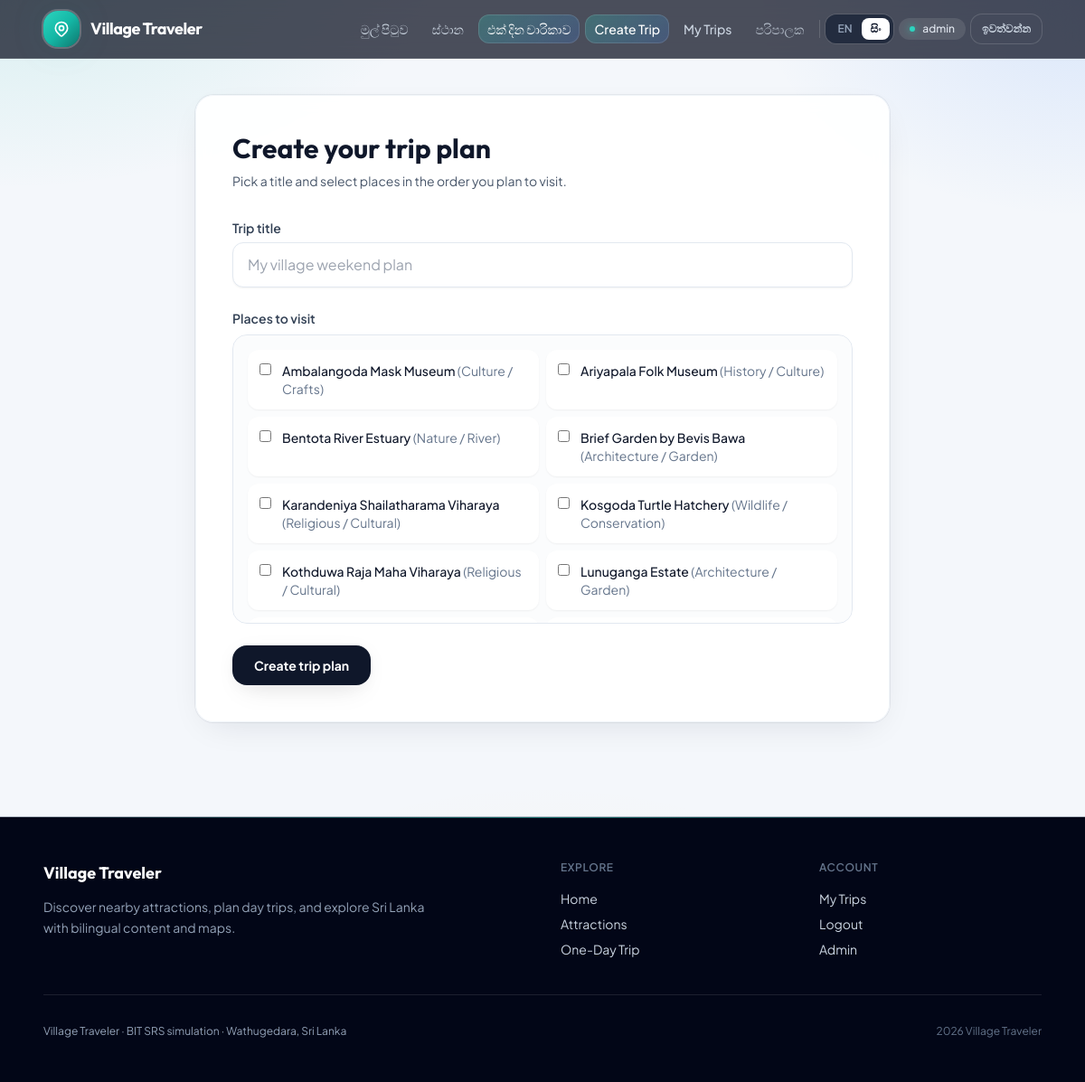
Page /trip-create.php?lang=si (signed in) on the committed database.
### tables this page shows
CREATE TABLE IF NOT EXISTS attractions (
    id INT AUTO_INCREMENT PRIMARY KEY,
    category VARCHAR(80) NOT NULL,
    name_en VARCHAR(150) NOT NULL,
    name_si VARCHAR(200) NOT NULL,
    short_en VARCHAR(255) NOT NULL,
    short_si VARCHAR(255) NOT NULL,
    description_en TEXT NOT NULL,
    description_si TEXT NOT NULL,
    open_hours VARCHAR(80) DEFAULT '08:00 - 18:00',
    entry_fee_lkr DECIMAL(10,2) DEFAULT 0,
    latitude DECIMAL(10,7) NOT NULL,
    longitude DECIMAL(10,7) NOT NULL,
    image_url VARCHAR(255) DEFAULT NULL,
    is_active TINYINT(1) DEFAULT 1,
    created_at TIMESTAMP DEFAULT CURRENT_TIMESTAMP,
    updated_at TIMESTAMP DEFAULT CURRENT_TIMESTAMP ON UPDATE CURRENT_TIMESTAMP
);

### includes/functions.php (called while the page is built, shortened)
<?php
function esc(string $value): string
{
    return htmlspecialchars($value, ENT_QUOTES, 'UTF-8');
}

### config/database.php (called while the page is built, shortened)
<?php
function db(): PDO
{
    static $pdo = null;
    $dsn = 'mysql:host=' . DB_HOST . ';port=' . (string) DB_PORT . ';dbname=' . DB_NAME . ';charset=utf8mb4';
    try {
        $pdo = new PDO($dsn, DB_USER, DB_PASS, [
            PDO::ATTR_ERRMODE => PDO::ERRMODE_EXCEPTION,
            PDO::ATTR_DEFAULT_FETCH_MODE => PDO::FETCH_ASSOC,
        ]);
    } catch (PDOException $e) {
        error_log('Village Traveler DB connection failed: ' . $e->getMessage());
        if (!headers_sent()) {
            http_response_code(503);
            header('Content-Type: text/html; charset=UTF-8');
        }
        echo '<!DOCTYPE html><html><head><meta charset="UTF-8"><title>Database error</title></head><body style="font-family:sans-serif;max-width:36rem;margin:2rem auto;padding:1rem;">'
            . '<h1>Database connection failed</h1>'
            . '<p>The site could not connect to MySQL. Common causes:</p>'
            . '<ul><li><strong>Local XAMPP:</strong> Apache/MySQL running? Port in <code>config/config.php</code> matches MySQL (often <code>3306</code>, not <code>3307</code>)?</li>'
            . '<li><strong>InfinityFree:</strong> Database name, user, and password match the control panel? SQL imported?</li>'
            . '<li><strong>Wrong environment:</strong> Local / LAN (<code>localhost</code>, <code>127.0.0.1</code>, <code>192.168.x.x</code>) uses XAMPP MySQL; your <strong>public</strong> InfinityFree URL uses remote MySQL.</li>'
            . '<li><strong>Error 1044 / Access denied … 192.168.%:</strong> You were using InfinityFree DB credentials from a LAN IP. Use <code>http://localhost/...</code> for local dev, or open the live site URL from InfinityFree.</li></ul>'
            . '<p><small>Server message (for logs): ' . htmlspecialchars($e->getMessage(), ENT_QUOTES, 'UTF-8') . '</small></p>'
            . '</body></html>';
        exit;
    }
    return $pdo;
}

### trip-create.php (the view, shortened to what this page needs)
<?php
require_once __DIR__ . '/config/database.php';
require_once __DIR__ . '/includes/functions.php';
$planTitle = '';
$stmt = db()->query('SELECT id, name_en, category FROM attractions WHERE is_active = 1 ORDER BY name_en ASC');
$attractions = $stmt->fetchAll();
require_once __DIR__ . '/includes/header.php';
?>
<section class="surface-card mx-auto max-w-3xl border border-slate-100 p-6 md:p-10">
    <h1 class="font-display text-2xl font-bold text-slate-900 md:text-3xl">Create your trip plan</h1>
    <p class="mt-2 text-sm text-slate-600">Pick a title and select places in the order you plan to visit.</p>
    <form method="post" class="mt-8 space-y-6">
        <div>
            <label class="mb-1.5 block text-sm font-semibold text-slate-700">Trip title</label>
            <input type="text" name="title" value="<?= esc($planTitle) ?>" required class="w-full rounded-xl border border-slate-200 bg-white px-4 py-3 text-slate-900 shadow-sm" placeholder="My village weekend plan">
        </div>
        <div>
            <label class="mb-2 block text-sm font-semibold text-slate-700">Places to visit</label>
            <div class="grid max-h-80 gap-2 overflow-auto rounded-2xl border border-slate-200 bg-slate-50/50 p-4 md:grid-cols-2">
                <?php foreach ($attractions as $place): ?>
                    <label class="flex cursor-pointer items-start gap-3 rounded-xl border border-transparent bg-white p-3 text-sm shadow-sm transition hover:border-village-200 hover:shadow-soft">
                        <input type="checkbox" name="attraction_ids[]" value="<?= (int) $place['id'] ?>" class="mt-0.5">
                        <span><span class="font-medium text-slate-900"><?= esc((string) $place['name_en']) ?></span> <span class="text-slate-500">(<?= esc((string) $place['category']) ?>)</span></span>
                    </label>
                <?php endforeach; ?>
            </div>
        </div>
        <button type="submit" class="inline-flex rounded-2xl bg-slate-900 px-6 py-3 text-sm font-bold text-white shadow-soft transition hover:bg-slate-800">Create trip plan</button>
    </form>
</section>
<?php require_once __DIR__ . '/includes/footer.php'; ?>

### assets/css/app.css (style rules this page uses)
.bg-page-mesh { background-color: #f4f7fb; background-image: radial-gradient(ellipse 80% 50% at 0% -10%, rgba(20, 184, 166, 0.18), transparent 55%), radial-gradient(ellipse 60% 40% at 100% 0%, rgba(59, 130, 246, 0.14), transparent 50%), radial-gradient(ellipse 70% 50% at 50% 100%, rgba(251, 191, 36, 0.1), transparent 55%); background-attachment: fixed; }
.surface-card { border-radius: 1.25rem; background: rgba(255, 255, 255, 0.92); box-shadow: 0 0 0 1px rgba(15, 23, 42, 0.06), 0 12px 40px -16px rgba(15, 23, 42, 0.14); backdrop-filter: blur(8px); }
input[type="text"], input[type="email"], input[type="password"] { transition: border-color 0.15s ease, box-shadow 0.15s ease; }
input[type="checkbox"] { border-radius: 0.25rem; border-color: rgb(203 213 225); accent-color: rgb(13 148 136); }

### rows in the picture
attractions: name_en "Ambalangoda Mask Museum", category "Culture / Crafts"
attractions: name_en "Ariyapala Folk Museum", category "History / Culture"
attractions: name_en "Bentota River Estuary", category "Nature / River"
attractions: name_en "Brief Garden by Bevis Bawa", category "Architecture / Garden"
attractions: name_en "Karandeniya Shailatharama Viharaya", category "Religious / Cultural"
attractions: name_en "Kosgoda Turtle Hatchery", category "Wildlife / Conservation"
attractions: name_en "Kothduwa Raja Maha Viharaya", category "Religious / Cultural"
attractions: name_en "Lunuganga Estate", category "Architecture / Garden"

### other values in the picture
t(['en' => 'Home', 'si' => 'මුල් පිටුව'], $appLang) "මුල් පිටුව"
t(['en' => 'Attractions', 'si' => 'ස්ථාන'], $appLang) "ස්ථාන"
t(['en' => 'One-Day Trip', 'si' => 'එක් දින චාරිකාව'], $appLang) "එක් දින චාරිකාව"
t(['en' => 'Admin', 'si' => 'පරිපාලක'], $appLang) "පරිපාලක"
$_SESSION['user_username'] "admin"
t(['en' => 'Logout', 'si' => 'ඉවත්වන්න'], $appLang) "ඉවත්වන්න"
